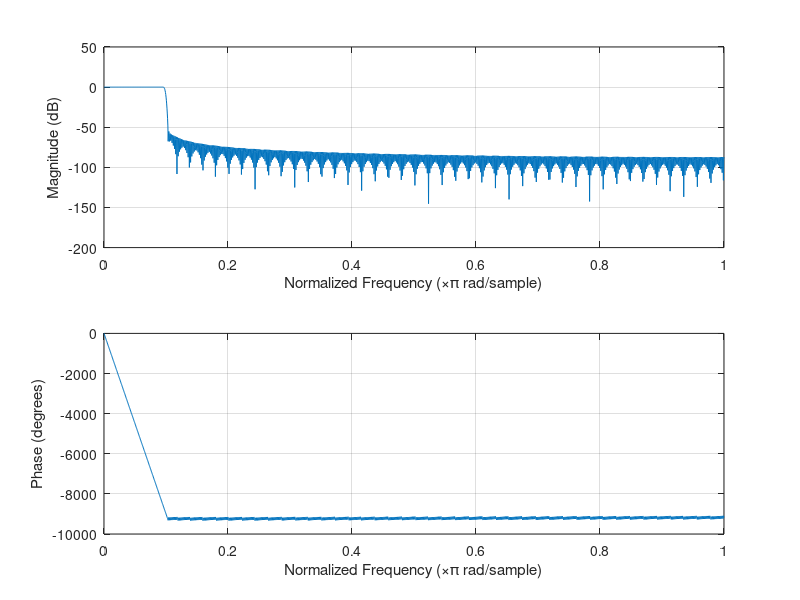
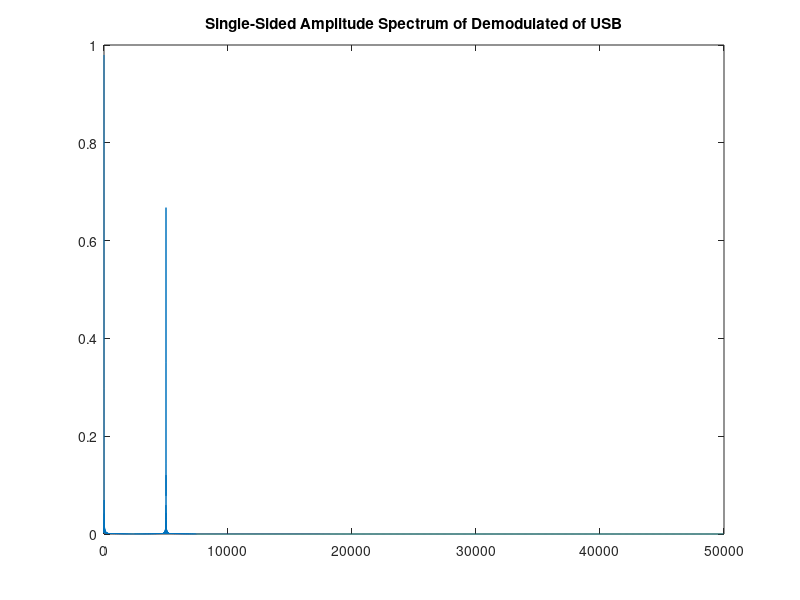
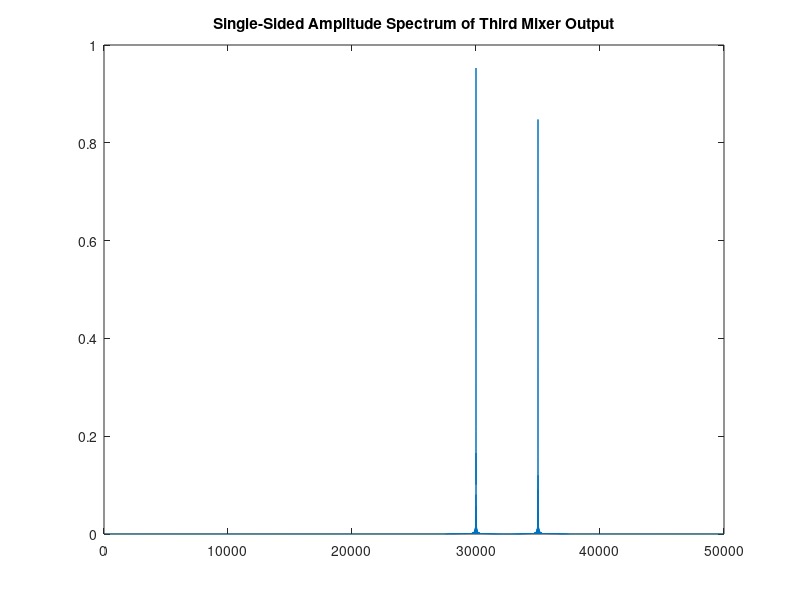
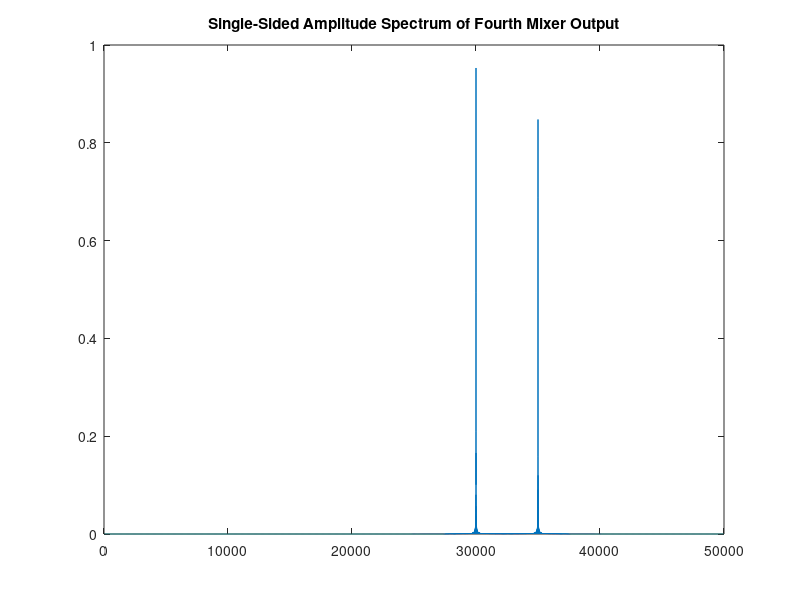

Write MATLAB code to recreate these figures, in order.
clear all
close all
clc
fs = 1e5;
Ts = 1/fs;
numberofSamples=50000;
fc = 3e4;
fm = 5000;
w = fm;
wm = 2*pi*fm;
t = Ts:Ts:(numberofSamples*Ts);%50000 samples
audioInput = 4* cos(wm*t);

carrierSignal = cos (2*pi*fc*t);

firstSignalProducer = cos(2*pi*(w/2)*t);
firstSignalProducerPhased = sin(2*pi*(w/2)*t);

firstMixerOutput = audioInput .* firstSignalProducer; 
secondMixerOutput = audioInput .* firstSignalProducerPhased;  

secondSignalProducer = cos(2*pi*((w/2)+fc)*t);
secondSignalProducerPhased = sin(2*pi*((w/2)+fc)*t);

wn= 2*fm/fs;
numeratorofFilter = fir1(1000,wn);
freqz(numeratorofFilter);

lowPassFilterFirstOutput = filter(numeratorofFilter,1,firstMixerOutput);
lowPassFilterSecondOutput = filter(numeratorofFilter,1,secondMixerOutput);

thirdMixerOutput = lowPassFilterFirstOutput .* secondSignalProducer;
fourthMixerOutput = lowPassFilterSecondOutput .* secondSignalProducerPhased;

USB= thirdMixerOutput+fourthMixerOutput;
LSB= thirdMixerOutput-fourthMixerOutput;

%DEMODULATION PART
deFirstMixerOutput = USB .* secondSignalProducer;
deSecondMixerOutput = USB .* secondSignalProducerPhased;

deFirstFilterOutput = filter(numeratorofFilter,1,deFirstMixerOutput);
deSecondFilterOutput = filter(numeratorofFilter,1,deSecondMixerOutput);

deThirdMixerOutput = deFirstFilterOutput .* firstSignalProducer;
deFourthMixerOutput = deSecondFilterOutput .* firstSignalProducer;

deUSB = deThirdMixerOutput+deFourthMixerOutput;
lengthofDeUSB = length(deUSB);
%DEMODULATION PART


lengthofAudioInput = length(audioInput);
lengthofFirstMixerOutput = length(firstMixerOutput);
lengthofSecondMixerOutput = length(secondMixerOutput);
lengthofUSB = length(USB);
lengthofLSB = length(LSB);

lengthofThirdMixerOutput = length(thirdMixerOutput);

NFFTofDeUSB = 2^nextpow2(lengthofDeUSB); 
fftofDeUSB = fft(deUSB,NFFTofDeUSB)/lengthofDeUSB;
fofDeUSB = fs/2*linspace(0,1,NFFTofDeUSB/2+1);

% Plot single-sided amplitude spectrum.
figure
plot(fofDeUSB,2*abs(fftofDeUSB(1:(NFFTofDeUSB/2)+1))) 
title('Single-Sided Amplitude Spectrum of Demodulated of USB')

NFFTofThirdMixerOutput = 2^nextpow2(lengthofThirdMixerOutput); 
fftofThirdMixerOutput = fft(thirdMixerOutput,NFFTofThirdMixerOutput)/lengthofThirdMixerOutput;
fofThirdMixerOutput = fs/2*linspace(0,1,NFFTofThirdMixerOutput/2+1);

% Plot single-sided amplitude spectrum.
figure
plot(fofThirdMixerOutput,2*abs(fftofThirdMixerOutput(1:(NFFTofThirdMixerOutput/2)+1))) 
title('Single-Sided Amplitude Spectrum of Third Mixer Output')

lengthofFourthMixerOutput = length(fourthMixerOutput);

NFFTofFourthMixerOutput = 2^nextpow2(lengthofFourthMixerOutput); 
fftofFourthMixerOutput = fft(fourthMixerOutput,NFFTofFourthMixerOutput)/lengthofFourthMixerOutput;
fofFourthMixerOutput = fs/2*linspace(0,1,NFFTofFourthMixerOutput/2+1);

% Plot single-sided amplitude spectrum.
figure
plot(fofFourthMixerOutput,2*abs(fftofFourthMixerOutput(1:(NFFTofFourthMixerOutput/2)+1))) 
title('Single-Sided Amplitude Spectrum of Fourth Mixer Output')





NFFTofAudioInput = 2^nextpow2(lengthofAudioInput); 
fftofAudioInput = fft(audioInput,NFFTofAudioInput)/lengthofAudioInput;
fofAudioInput = fs/2*linspace(0,1,NFFTofAudioInput/2+1);

% Plot single-sided amplitude spectrum.
figure
plot(fofAudioInput,2*abs(fftofAudioInput(1:(NFFTofAudioInput/2)+1))) 
title('Single-Sided Amplitude Spectrum of Audio Input')

NFFTofFirstMixerOutput = 2^nextpow2(lengthofFirstMixerOutput); 
fftofFirstMixerOutput = fft(firstMixerOutput,NFFTofFirstMixerOutput)/lengthofFirstMixerOutput;
fofFirstMixerOutput = fs/2*linspace(0,1,NFFTofFirstMixerOutput/2+1);

% Plot single-sided amplitude spectrum.
figure
plot(fofFirstMixerOutput,2*abs(fftofFirstMixerOutput(1:(NFFTofFirstMixerOutput/2)+1))) 
title('Single-Sided Amplitude Spectrum of First Mixer Output')


NFFTofSecondMixerOutput = 2^nextpow2(lengthofSecondMixerOutput); 
fftofSecondMixerOutput = fft(secondMixerOutput,NFFTofSecondMixerOutput)/lengthofSecondMixerOutput;
fofSecondMixerOutput = fs/2*linspace(0,1,NFFTofSecondMixerOutput/2+1);

% Plot single-sided amplitude spectrum.
figure
plot(fofSecondMixerOutput,2*abs(fftofSecondMixerOutput(1:(NFFTofSecondMixerOutput/2)+1))) 
title('Single-Sided Amplitude Spectrum of First Mixer Output')

NFFTofUSB = 2^nextpow2(lengthofUSB); 
fftofUSB = fft(USB,NFFTofUSB)/lengthofUSB;
fofUSB = fs/2*linspace(0,1,NFFTofUSB/2+1);

% Plot single-sided amplitude spectrum.
figure
plot(fofUSB,2*abs(fftofUSB(1:(NFFTofUSB/2)+1))) 
title('Single-Sided Amplitude Spectrum of USB')

NFFTofLSB = 2^nextpow2(lengthofLSB); 
fftofLSB = fft(LSB,NFFTofLSB)/lengthofLSB;
fofLSB = fs/2*linspace(0,1,NFFTofLSB/2+1);
% Plot single-sided amplitude spectrum.
figure
plot(fofLSB,2*abs(fftofLSB(1:(NFFTofLSB/2)+1))) 
title('Single-Sided Amplitude Spectrum of LSB')



